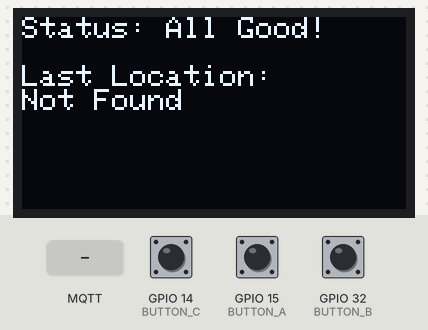
The sketch below on a simulated ESP32. Parts: 128×64 one-colour display. The inputs (shaded band) are chosen by the test bench; at power-on: GPIO 14 (BUTTON_C) HIGH, GPIO 15 (BUTTON_A) HIGH, GPIO 32 (BUTTON_B) HIGH. WiFi joins after 1.5 s; servers stay silent unless stated; the display library's start-up logo is not drawn; no MQTT or app messages arrive unless stated; what the sketch prints to the serial monitor is not drawn.

Above: at 4.0 s.
4.1 s: GPIO 14 (BUTTON_C) pulled LOW for 0.15 s
5.7 s: MQTT message "1" arrives on the first subscribed topic
At 6.9 s:
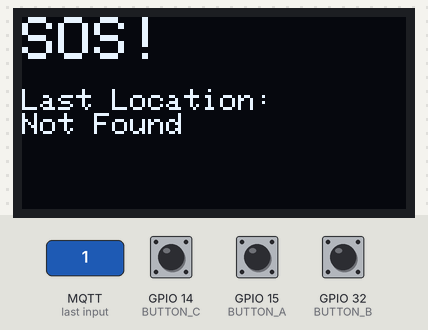
7.2 s: MQTT message "1" arrives on the second subscribed topic
At 8.0 s:
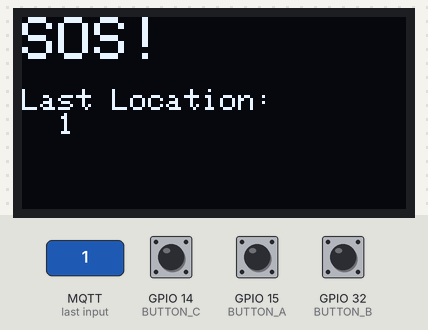
8.7 s: GPIO 15 (BUTTON_A) pulled LOW for 0.15 s
At 9.2 s:
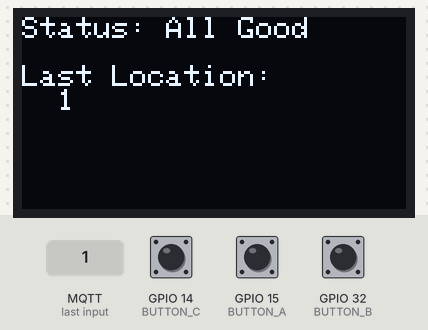
10.3 s: MQTT message "on" arrives on the second subscribed topic
At 11.5 s:
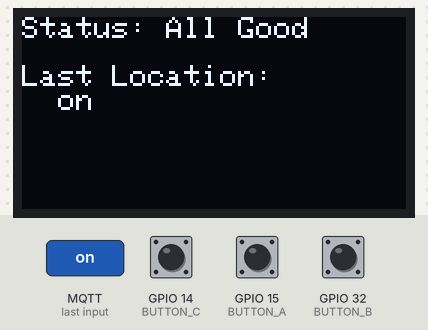
11.8 s: MQTT message "0" arrives on the first subscribed topic
At 12.8 s:
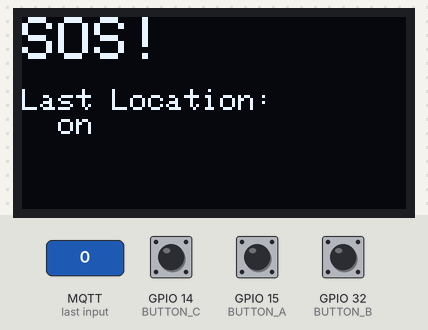
Timing chart, 0 to 14.3 s (numbered marks = the images above; inputs shaded):
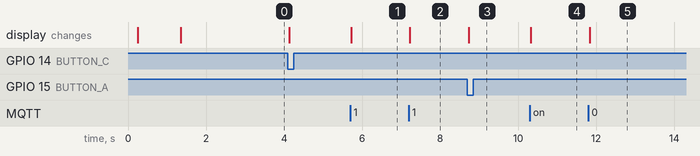

The sketch:

receiverCode.ino
```cpp
// Final Project
// Kurt Le, Marli Cohen, Gabi Clemente
// Date: 12/10/2025


#include <Adafruit_GFX.h>
#include <Adafruit_SH110X.h>
#include <WiFi.h>
#include <PubSubClient.h>


//--------------------Setting Up Display----------------------------
Adafruit_SH1107 display = Adafruit_SH1107(64, 128, &Wire); // what does this do?
// Setting up buttons
  #define BUTTON_A 15
  #define BUTTON_B 32
  #define BUTTON_C 14


//--------------------Setting Up Wifi & Broker-------------------------------
// Wifi
const char* ssid = "Middlebury-IoT";
const char* password = "trials40outadded";  //YOUR MIDD WIFI NETWORK!!!!!

// MQTT Broker
const char* mqtt_server = "test.mosquitto.org"; //Just a name I have right now We can name it something else
const int mqtt_port = 1883;   // TLS port

// Wifi and PubSub clients
WiFiClient espClient;
PubSubClient client(espClient);

// Channels
const char* pubChannel = "feather/buzzerNotification";
const char* sosChannel = "feather/sos";
const char* locChannel = "feather/location";

// setting up Wifi
void setupWiFi() {
  WiFi.begin(ssid, password);
  while (WiFi.status() != WL_CONNECTED) {
    delay(500);
    Serial.print(".");
  }
  Serial.println("\nWiFi connected");
}

//-----------------Setting global variables--------------------------------------
bool sos = false;
bool loc = false;
char coords[50];
uint8_t signifier = 0;
char msg[128];

//---------------Pub Sub Functions------------------------------------------------
//reconnecting
void reconnect() {
  while (!client.connected()) {
    Serial.print("Attempting MQTT connection...");
    if (client.connect("espFeatherClient")) {
      //client.publish(pubChannel, "connected");
      client.subscribe(sosChannel);
      client.subscribe(locChannel);
    } else {
      Serial.print("failed, rc=");
      Serial.println(client.state());
      delay(2000);
    }
  }
}
void displayInfo() {
  Serial.println("New Display");
  Serial.print("SOS: ");
  Serial.println(sos);
  display.clearDisplay();
  display.setCursor(0,0);
  if (sos == true) {
      display.setTextSize(2);
      display.println("SOS!");
      display.setTextSize(1);
      display.println();
  } else {
    display.setTextSize(1);
    display.println("Status: All Good");
    display.println();
  }
  display.println("Last Location:");
  if (loc == true) {
    display.print("  ");
    for (int i = 0; i < 12; i++) {
      display.print(coords[i]);
    }
    display.println(coords[12]);
    display.print("  ");
    for (int i = 15; i < 30; i++) {
      display.print(coords[i]);
    }
  } else {
    display.println("Not Found");
  }
  display.display();
}

//callback function
void callback(char *topic, byte *payload, unsigned int length) {

  //Check if we received an sos
  if (strcmp(topic, sosChannel) == 0) {
    Serial.println("sos channel updated");
    //updating SOS variable
    sos = true;
  }

  //Check if we received a location
  if (strcmp(topic, locChannel) == 0) {
    Serial.println("location channel updated");
    // Updates location bool
    loc = true;
    // Updates location message
    for (int i = 0; i < length; i++) {
      char character = (char)payload[i];
      coords[i] = character;
    }
    coords[length] = '\0';
  }
  Serial.print("SOS value on callback: ");
  Serial.println(sos);
  displayInfo();
}


void setup() {
  Serial.begin(115200);

  Serial.println("128x64 OLED FeatherWing test");
  delay(250); // wait for the OLED to power up
  display.begin(0x3C, true); // Address 0x3C default

  Serial.println("OLED begun");

  // Show image buffer on the display hardware.
  // Since the buffer is intialized with an Adafruit splashscreen
  // internally, this will display the splashscreen.
  display.display();
  delay(1000);

  // Clear the buffer.
  display.clearDisplay();
  display.display();

  display.setRotation(1); //what does this do?
  Serial.println("Button test");

  pinMode(BUTTON_A, INPUT_PULLUP);
  pinMode(BUTTON_B, INPUT_PULLUP);
  pinMode(BUTTON_C, INPUT_PULLUP);

  // text display tests
  display.setTextSize(1);
  display.setTextColor(SH110X_WHITE);
  display.setCursor(0,0);
  display.println("Status: All Good!");
  display.println();
  display.println("Last Location:");
  display.println("Not Found");
  display.display();

  //Configuring Wifi & Broker
  setupWiFi();
  client.setServer(mqtt_server, mqtt_port);
  client.setCallback(callback);
}

void loop() {
  //Buttons
  if (!digitalRead(BUTTON_A) || !digitalRead(BUTTON_B) || !digitalRead(BUTTON_C)) {
    // Publishing to channel
    signifier= signifier + 1;
    snprintf(msg, 50, "buzz #%u", signifier);
    client.publish(pubChannel, msg);

    //Turning off the SOS signal
    sos = false;
    displayInfo();
    delay(500);
  }

  //Broker
  if (!client.connected()) {
    reconnect();
  }
  client.loop();
}
```

Measured:
- after the input at 5.7 s, the display: changes at once (image 1)
- after the input at 7.2 s, the display: changes at once (image 2)
- after the input at 8.7 s, the display: changes at once (image 3)
- after the input at 10.3 s, the display: changes at once (image 4)
- after the input at 11.8 s, the display: changes at once (image 5)
